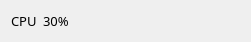
<?xml version="1.0" encoding="UTF-8"?>
<ui version="4.0">
 <class>SysResMonitor</class>
 <widget class="QWidget" name="SysResMonitor">
  <property name="geometry">
   <rect>
    <x>0</x>
    <y>0</y>
    <width>251</width>
    <height>41</height>
   </rect>
  </property>
  <property name="windowTitle">
   <string>Form</string>
  </property>
  <layout class="QHBoxLayout" name="horizontalLayout">
   <item>
    <widget class="QLabel" name="label">
     <property name="font">
      <font>
       <family>YaHei Consolas Hybrid</family>
       <pointsize>10</pointsize>
      </font>
     </property>
     <property name="text">
      <string>CPU</string>
     </property>
    </widget>
   </item>
   <item>
    <widget class="QLabel" name="cpuUsage">
     <property name="font">
      <font>
       <family>YaHei Consolas Hybrid</family>
       <pointsize>10</pointsize>
      </font>
     </property>
     <property name="text">
      <string>30%</string>
     </property>
    </widget>
   </item>
   <item>
    <spacer name="horizontalSpacer">
     <property name="orientation">
      <enum>Qt::Horizontal</enum>
     </property>
     <property name="sizeHint" stdset="0">
      <size>
       <width>122</width>
       <height>20</height>
      </size>
     </property>
    </spacer>
   </item>
  </layout>
 </widget>
 <resources/>
 <connections/>
</ui>
